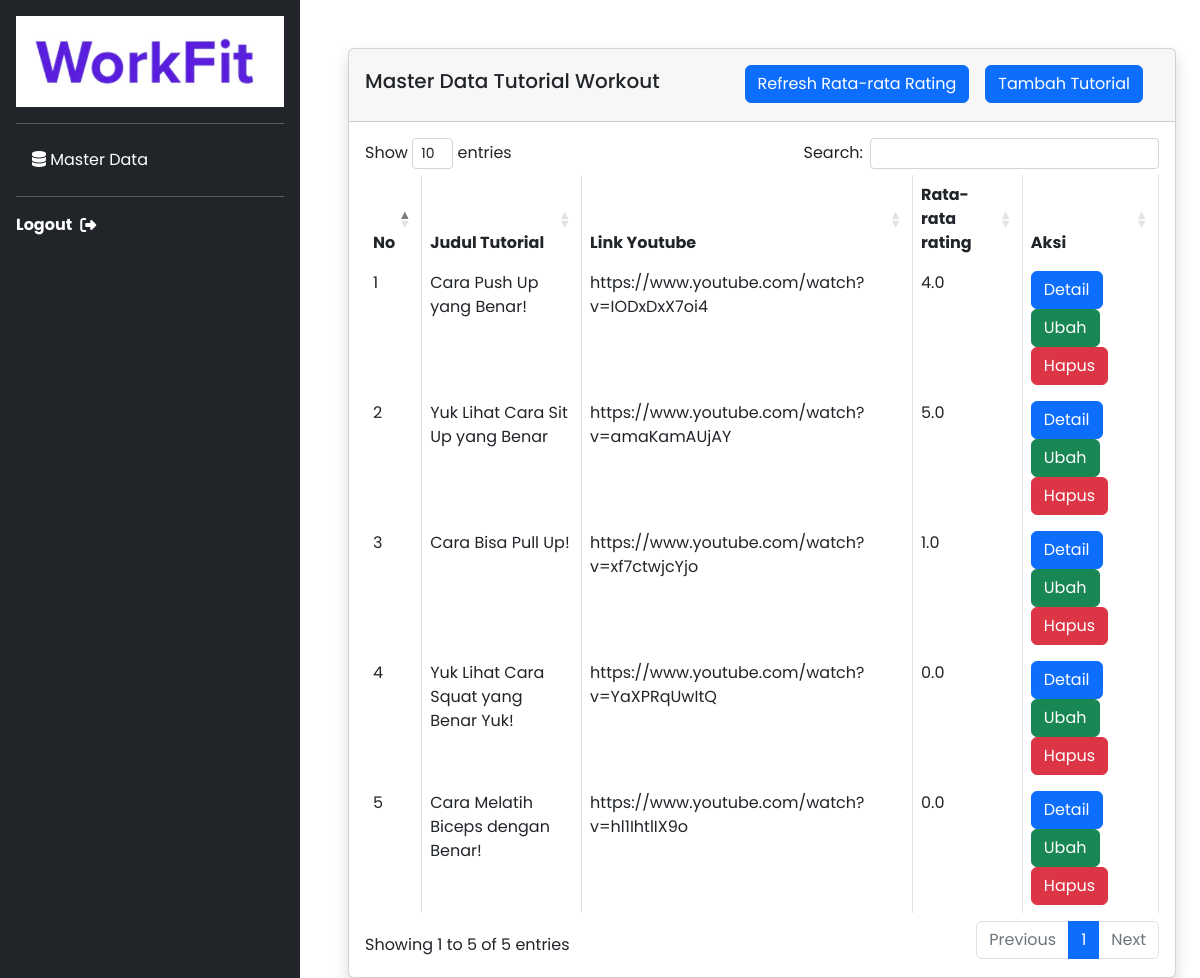
The app's page /index.php (signed in) with its own data.
### tables this page shows
CREATE TABLE `tutorial` (
  `id` int(11) NOT NULL,
  `judul` text NOT NULL,
  `link_video` text NOT NULL,
  `average_star` varchar(4) NOT NULL
);

### pages/tutorial/index.php (the view, shortened to what this page needs)
<div class="container-fluid">
    <div class="card shadow mt-5">
        <div class="card-header py-3">
            <div class="float-start d-inline py-1">
                <h5 class="font-weight-bold text-dark">Master Data Tutorial Workout</h5>
            </div>
            <div class="float-end d-inline px-3">
                <a href="?pages=home&aksi=tambah" class="btn btn-primary">Tambah Tutorial</a>
            </div>
            <div class="float-end d-inline">
                <a href="?pages=home&aksi=tambah" class="btn btn-primary">Refresh Rata-rata Rating</a>
            </div>
        </div>
        <div class="card-body">
            <div class="table-responsive">
                <table class="table table-bordered" id="dataTable" width="100%" cellspacing="0">
                    <thead>
                        <tr>
                            <th>No</th>
                            <th>Judul Tutorial</th>
                            <th>Link Youtube</th>
                            <th>Rata-rata rating</th>
                            <th>Aksi</th>
                        </tr>
                    </thead>
                    <tbody>
                        <?php
                        include 'config/config.php';
                        $no = 1;
                        $sql = $conn->query("select * from tutorial");
                        while ($data = $sql->fetch_assoc()) {
                            $id_video = $data['id'];
                            $sql2 = $conn->query("select avg(bintang) from review where id_tutorial = $id_video ");
                            $data2 = $sql2->fetch_assoc();
                            ?>
                            <tr>
                                <td>
                                    <?php echo $no++; ?>
                                </td>
                                <td>
                                    <?php echo $data['judul'] ?>
                                </td>
                                <td>
                                    <?php echo $data['link_video'] ?>
                                </td>
                                <td>
                                    <?php echo number_format((float)$data2['avg(bintang)'], 1, '.', '') ?>
                                </td>
                                <td>
                                    <a href="?pages=home&aksi=ubah&id=<?php echo $data['id'] ?>"
                                        class="btn btn-primary">Detail</a>
                                    <a href="?pages=home&aksi=ubah&id=<?php echo $data['id'] ?>"
                                        class="btn btn-success">Ubah</a>
                                    <a onclick="return confirm('Apakah anda yakin akan menghapus data ini?')"
                                        href="?pages=home&aksi=hapus&id=<?php echo $data['id'] ?>"
                                        class="btn btn-danger">Hapus</a>
                                </td>
                            </tr>
                        <?php } ?>
                    </tbody>
                </table>
            </div>
        </div>
    </div>
</div>

### index.php (shortened to what this page needs)
<?php
include 'config/config.php';
?>
<!DOCTYPE html>
<html lang="en">
<head>
  <link rel="stylesheet" type="text/css" href="assets/style.css">
  <link rel="stylesheet" href="https://cdn.datatables.net/1.10.19/css/dataTables.bootstrap4.min.css" />
  <link href="https://cdn.jsdelivr.net/npm/bootstrap@5.2.2/dist/css/bootstrap.min.css" rel="stylesheet"
>
</head>
<body id="page-top">
  <main class="d-flex flex-nowrap">
    <div class="d-flex flex-column flex-shrink-0 p-3 text-bg-dark" style="width: 300px;">
      <a href="?pages=home" class="d-flex mb-3 mb-md-0 me-md-auto text-white text-decoration-none">
        <img src="assets/images/logo.png" alt="logo" class="img-fluid">
      </a>
      <hr>
      <ul class="nav nav-pills flex-column">
        <li>
          <a href="?pages=home" class="nav-link text-white">
            <i class="fa-solid fa-database"></i>
            <span>Master Data</span>
          </a>
        </li>
      </ul>
      <hr>
      <div>
        <a href="logout.php" onclick="return confirm('Apakah anda yakin akan logout?')" ref="#"
          class="d-flex align-items-center text-white text-decoration-none" aria-expanded="false">
          <strong>Logout</strong>
          <i class="ms-2 fa-sharp fa-solid fa-right-from-bracket"></i>
        </a>
      </div>
    </div>
    <div class="b-example-vr"></div>
    <div class="container-fluid">
      <section class="content">
        <?php
        $pages = $_GET["pages"];
        if ($pages == "") {
          include "pages/tutorial/index.php";
        }
        ?>
      </section>
</body>
</html>

### assets/style.css (style rules this page uses)
* { margin: 0; padding: 0; box-sizing: border-box; font-family: 'Poppins', sans-serif; }
.b-example-vr { flex-shrink: 0; width: 1.5rem; height: 100vh; }

### records on screen
tutorial: judul "Cara Push Up yang Benar!", link_video "https://www.youtube.com/watch?v=IODxDxX7oi4", avg "4.0"
tutorial: judul "Yuk Lihat Cara Sit Up yang Benar", link_video "https://www.youtube.com/watch?v=amaKamAUjAY", avg "5.0"
tutorial: judul "Cara Bisa Pull Up!", link_video "https://www.youtube.com/watch?v=xf7ctwjcYjo", avg "1.0"
tutorial: judul "Yuk Lihat Cara Squat yang Benar Yuk!", link_video "https://www.youtube.com/watch?v=YaXPRqUwItQ", avg "0.0"
tutorial: judul "Cara Melatih Biceps dengan Benar!", link_video "https://www.youtube.com/watch?v=hl1IhtlIX9o", avg "0.0"
